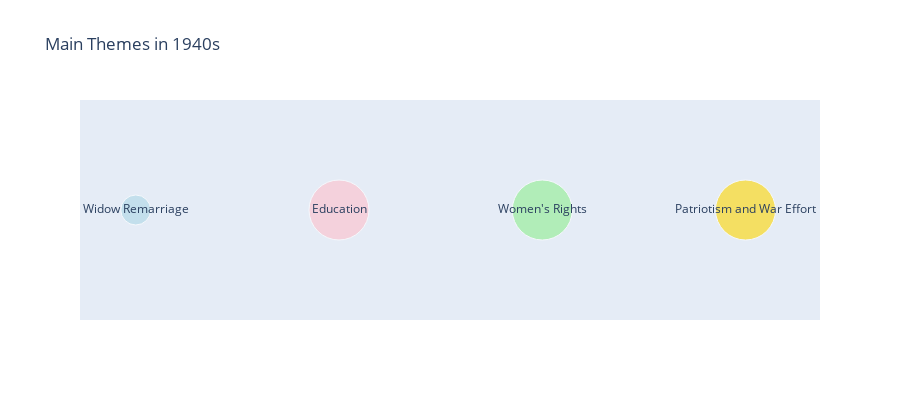

The notebook cell saved with this chart:
### Code cell
themes = ["Widow Remarriage", "Education", "Women's Rights", "Patriotism and War Effort"]
weights = [1, 2, 2, 2]
plot_main_themes_bubble_chart(themes, weights, "1940s")

### Figure 1 — Plotly figure (JSON) as saved in the notebook; plotly's stock layout.template omitted (floating-point values rounded to 4 significant figures)
{"data": [{"hoverinfo": "text", "marker": {"color": ["lightblue", "pink", "lightgreen", "gold"], "opacity": 0.6, "size": [30, 60, 60, 60]}, "mode": "markers+text", "text": ["Widow Remarriage", "Education", "Women's Rights", "Patriotism and War Effort"], "textposition": "middle center", "type": "scatter", "x": [0, 1, 2, 3], "y": [0, 0, 0, 0]}], "layout": {"height": 400, "showlegend": false, "title": {"text": "Main Themes in 1940s"}, "xaxis": {"showgrid": false, "showticklabels": false, "zeroline": false}, "yaxis": {"showgrid": false, "showticklabels": false, "zeroline": false}}}
